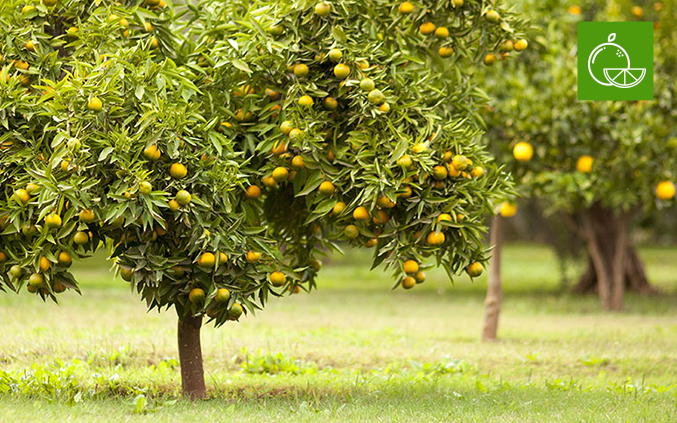
#> input picture cuantificacion de cultivos/Input/Citrus.png, 677 x 423 px
$ jupyter execute --allow-errors CropYield_v1.ipynb   (shell and % lines are left out)
#> lines starting #> are read from the running program, lines starting #| are printed output that depends on the picture
# Import the require libraries and images

[cell 1]
import numpy as np
import matplotlib.pyplot as plt
from skimage.feature import match_template
from PIL import Image

#ImagenTotal = np.asarray(Image.open('Input\OlivoTotal.png'))
ImagenTotal = np.asarray(Image.open('Input/Citrus.png'))
#> ImagenTotal is the input picture: shape (423, 677, 3); mean R, G, B 144.4, 147.2, 61.5
#ImagenTotal = np.asarray(Image.open('Input\BananoTotal.png'))

# Interactive selection of points

[cell 2]
#define empty cells
puntosinteres = []

fig = plt.figure(figsize=(9, 6))
ax = fig.add_subplot(111)
ax.imshow(ImagenTotal, cmap=plt.cm.gray)
text=ax.text(0,0, "", va="bottom", ha="left")

#interactive function that stores points clicked on the image
def onclick(event):
    tx = 'button=%d, x=%d, y=%d, xdata=%f, ydata=%f' % (event.button, event.x, event.y, event.xdata, event.ydata)
    text.set_text(tx)
    puntosinteres.append([event.xdata, event.ydata])

cid = fig.canvas.mpl_connect('button_press_event', onclick)

[cell 3]
# amount of points clicked
len(puntosinteres)

[cell 4]
#plot points over the image and select more if you want
fig = plt.figure(figsize=(10, 6))
ax = fig.add_subplot(111)
ax.imshow(ImagenTotal, cmap=plt.cm.gray)
ax.scatter([x[0] for x in puntosinteres],[y[1] for y in puntosinteres],c='red', marker='+', s=8)
text=ax.text(0,0, "", va="bottom", ha="left")

def onclick(event):
    tx = 'button=%d, x=%d, y=%d, xdata=%f, ydata=%f' % (event.button, event.x, event.y, event.xdata, event.ydata)
    text.set_text(tx)
    puntosinteres.append([event.xdata, event.ydata])

cid = fig.canvas.mpl_connect('button_press_event', onclick)
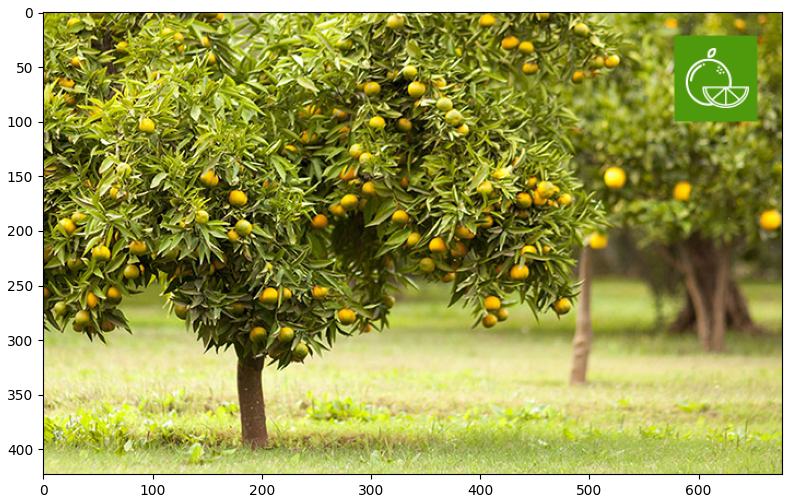
#> figure drawn by matplotlib, 1 panel

[cell 5]
#show all the points of interest, please be careful to have a complete image, otherwise the model wont run
fig, ax = plt.subplots(len(puntosinteres)//6+1, 6)
i = 0
for item in puntosinteres:
    xinteres = int(item[0])
    yinteres = int(item[1])
    radio = 20
    ax[i//6,i-i//6*6].imshow(ImagenTotal)
    ax[i//6,i-i//6*6].plot(xinteres,yinteres,color='red', linestyle='dashed', marker='+',
     markerfacecolor='blue', markersize=8)
    ax[i//6,i-i//6*6].set_xlim(xinteres-radio,xinteres+radio)
    ax[i//6,i-i//6*6].set_ylim(yinteres-radio,yinteres+radio)
    ax[i//6,i-i//6*6].axis('off')
    ax[i//6,i-i//6*6].set_title(i)
    i+=1
#> after the loop, i = 0

[cell 6]
#in case you have a wrong point or a incomplete image please uncomment the following line with the point index to delete it
#del puntosinteres[2]
len(puntosinteres)

# Match the image to the template

[cell 7]
listaresultados = []
for punto in puntosinteres:
    xinteres = int(punto[0])
    yinteres = int(punto[1])
    radio=10
    imagenband = ImagenTotal[:,:,0]
    templateband = ImagenTotal[yinteres-radio:yinteres+radio,xinteres-radio:xinteres+radio,0]
    result= match_template(imagenband, templateband)
    result = np.where(result>0.75)
    listaresultados.append(result)
#> after the loop, listaresultados = []

# Plot interpreted points over the image

[cell 8]
from itertools import cycle
cycol = cycle('bgrcmk')

fig = plt.figure(figsize=(10, 8))
ax = fig.add_subplot(111)

i = 1
for lista in listaresultados:
    ax.plot(lista[1],lista[0], '.', linewidth=0, markerfacecolor=next(cycol), label=i)
    i+=1
#> this loop made 0 passes
#> after the loop, i = 1
ax.legend(loc='upper center', bbox_to_anchor=(0.5, -0.05),
          fancybox=True, shadow=True, ncol=5)
#> (the rest of this cell did not finish here and is left out)

# Cluster analisys with Birch algorithm

[cell 9]
datalist = [np.asarray(pares).T for pares in listaresultados]
#> datalist = []
print(len(datalist))
#| 0
#> (the rest of this cell did not finish here and is left out)


$ run again, with cuantificacion de cultivos/Input/OlivoTotal.png copied over cuantificacion de cultivos/Input/Citrus.png
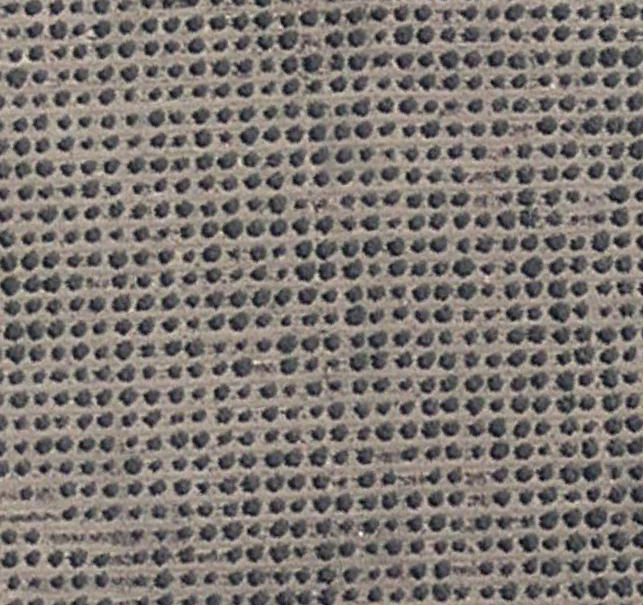
#> input picture cuantificacion de cultivos/Input/OlivoTotal.png, 643 x 605 px
#> ImagenTotal is the input picture: shape (605, 643, 3); mean R, G, B 126, 119.3, 114.3
#> `[cell 4] #plot points over the image and select more if you want fig =..`:
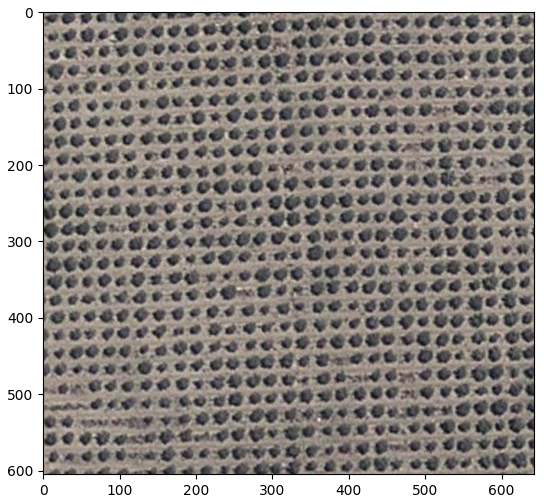
#> figure drawn by matplotlib, 1 panel
#> after the loop `for item in puntosinteres:`: i = 0
#> after the loop `for punto in puntosinteres:`: listaresultados = []
#> after the loop `for lista in listaresultados:`: i = 1
#> datalist = []
#| 0
